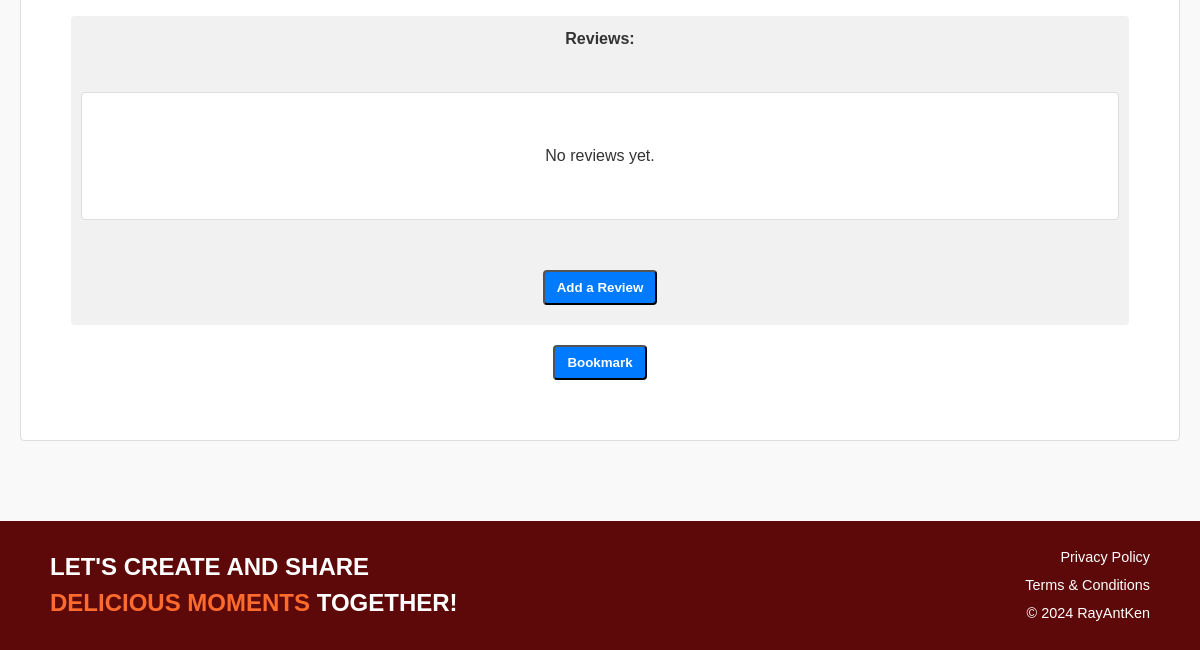
The page /recipelist (lower part) on the database as committed earlier.
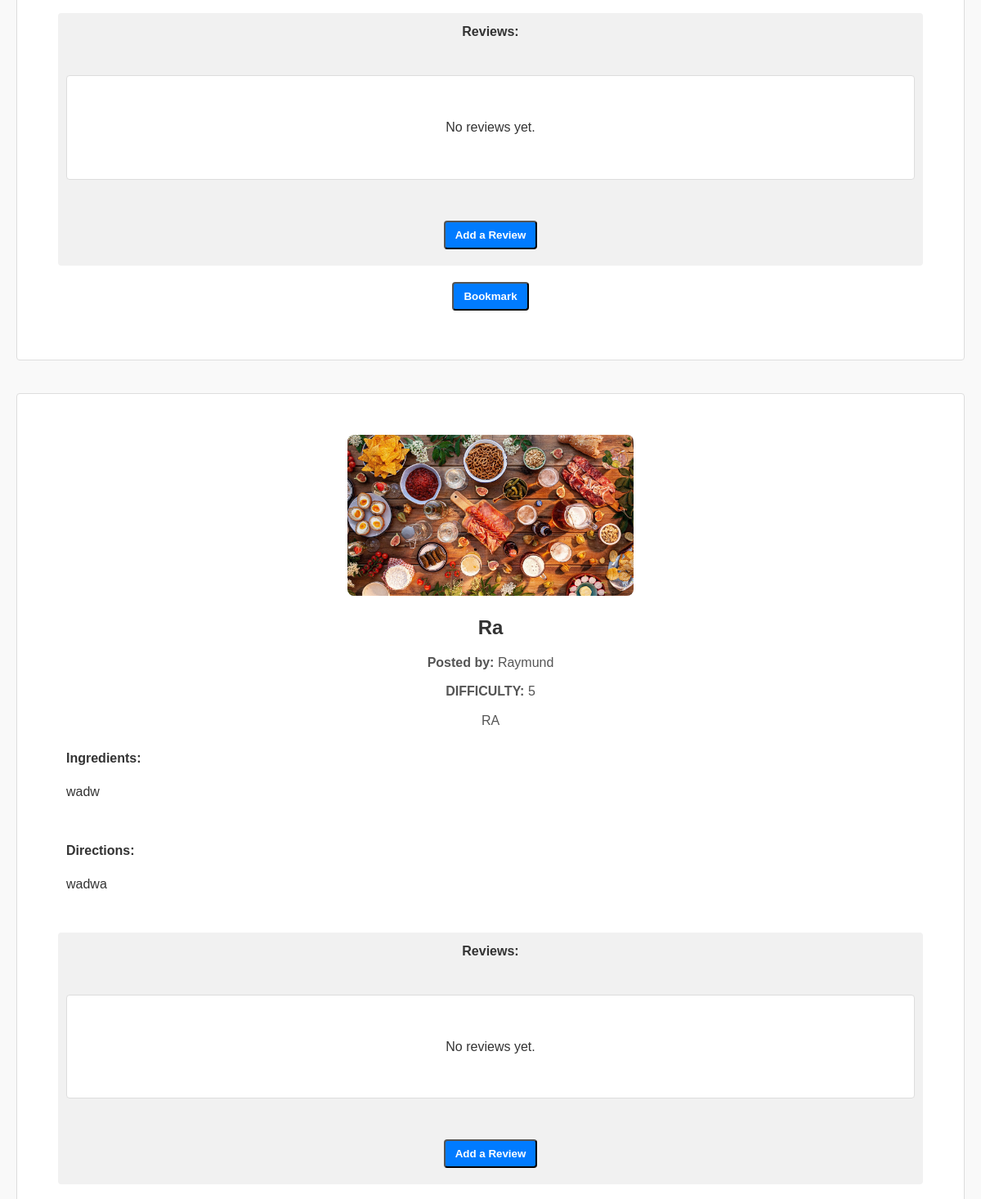
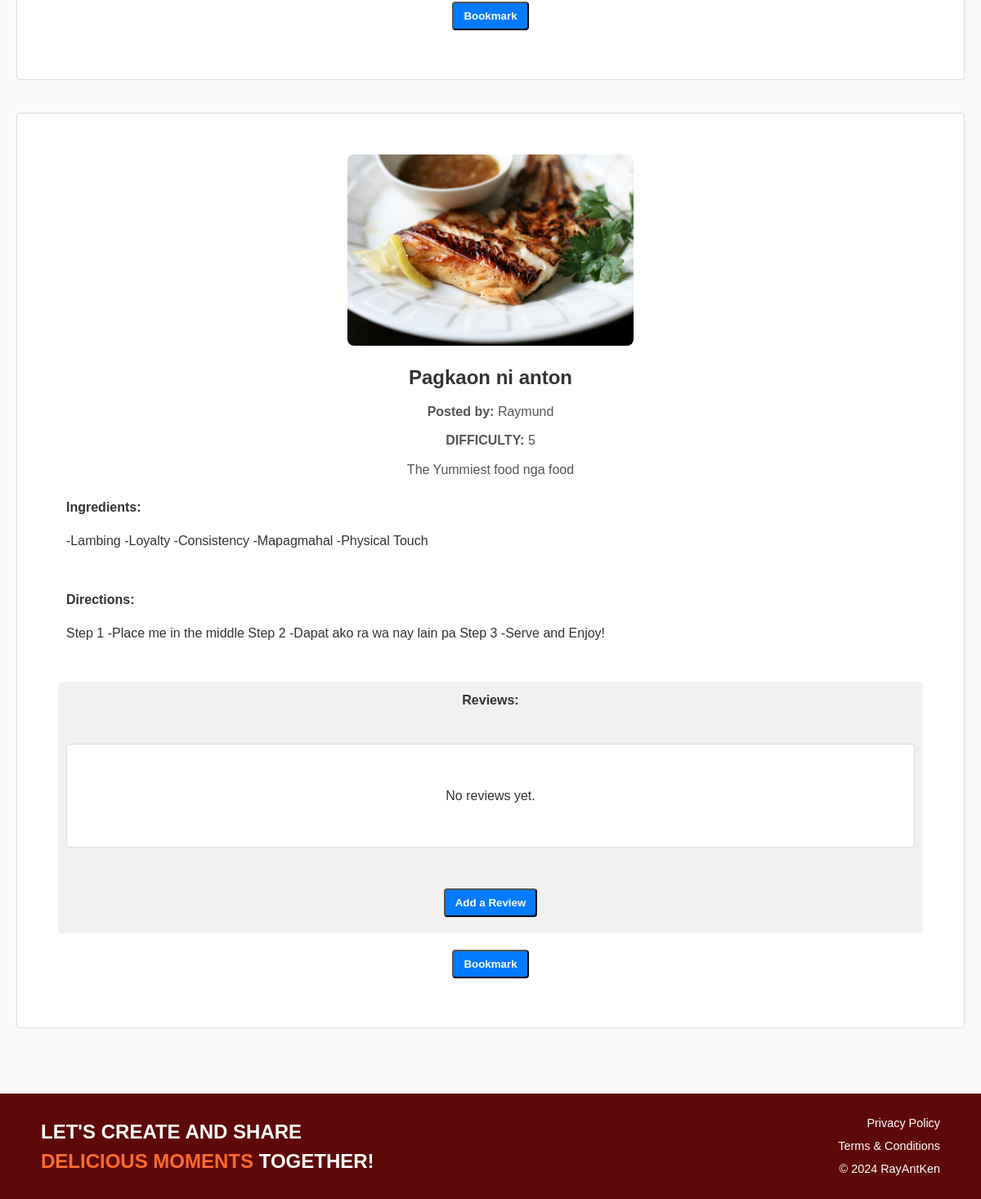
The same page on the database as committed later (2 pictures, top to bottom).
### Recipes/models.py (models this page shows, shortened)
class RecipePost(models.Model):
    title = models.CharField(max_length=200)
    user = models.ForeignKey(settings.AUTH_USER_MODEL, on_delete=models.SET_NULL, null=True, blank=True) #User, on_delete=models.CASCADE
    difficulty = models.IntegerField(validators=[MinValueValidator(1), MaxValueValidator(5)])  # Restrict to 1-5
    description = models.TextField(default='')
    category = models.CharField(max_length=50, default='Uncategorized')
    ingredients = models.TextField()
    directions = models.TextField(default='')
    image = models.ImageField(upload_to='recipe/images/', blank=True, null=True)  # Optional image field
    created_at = models.DateTimeField(auto_now=True)
    CATEGORY_CHOICES = [
        ('Comfort Food', 'Comfort Food'),
        ('International Eats', 'International Eats'),
        ('Breakfast & Brunch', 'Breakfast & Brunch'),
        ('Community Picks', 'Community Picks'),
    ]
    title = models.CharField(max_length=200)  # Recipe title
    user = models.ForeignKey(
        settings.AUTH_USER_MODEL,
        on_delete=models.SET_NULL,
        null=True,
        blank=True
    )  # Associated user, nullable and optional
    difficulty = models.IntegerField(
        validators=[MinValueValidator(1), MaxValueValidator(5)]
    )  # Difficulty level (1-5)
    description = models.TextField(default='')  # Brief description of the recipe
    category = models.CharField(
        max_length=50,
        choices=CATEGORY_CHOICES,
        default='Uncategorized'
    )  # Recipe category with predefined choices
    ingredients = models.TextField()  # Ingredients list
    directions = models.TextField(default='')  # Step-by-step directions
    image = models.ImageField(
        upload_to='recipe/images/',
        blank=True,
        null=True
    )  # Optional recipe image
    created_at = models.DateTimeField(auto_now=True)  # Timestamp of creation

### Recipes/views.py (the view)
# urls.py: path('recipelist', RecipePostListView.as_view(), name='recipe_list'),
class RecipePostListView(ListView):
    model = RecipePost
    template_name = 'recipes/recipePost_list.html'
    context_object_name = 'posts'
    def get_context_data(self, **kwargs):
        context = super().get_context_data(**kwargs)
        user = self.request.user
        if user.is_authenticated:
            bookmarked_recipes = Bookmark.objects.filter(user=user).values_list('recipe_id', flat=True)
            context['bookmarked_recipes'] = set(bookmarked_recipes)
        else:
            context['bookmarked_recipes'] = set()
        return context

### Recipes/templates/recipes/recipePost_list.html (shortened to what this page needs)
<!DOCTYPE html>
<html lang="en">
<head>
</head>
<body>
    {% include 'navbar.html' %}
    <main>
        <ul>
            {% for post in posts %}
                <li>
                    {% if post.image %}
                        <img src="{{ post.image.url }}" alt="{{ post.title }}">
                    {% endif %}
                    <p class="recipe-title">{{ post.title }}</p>
                    <p class="recipe-details"><strong>Posted by:</strong> {{ post.user.username }}</p>
                    <p class="recipe-details"><strong>DIFFICULTY:</strong> {{ post.difficulty }}</p>
                    <p class="recipe-details">{{ post.description }}</p>
                    <div class="ingredients">
                        <strong>Ingredients:</strong>
                        <p>{{ post.ingredients }}</p>
                    </div>
                    <div class="directions">
                        <strong>Directions:</strong>
                        <p>{{ post.directions }}</p>
                    </div>
                    <div id="reviews-{{ post.id }}" class="review-list">
                        <strong>Reviews:</strong>
                        <ul>
                            {% for review in post.reviews.all %}
                                <li class="review-item">
                                    <strong>{{ review.user.username }}:</strong> {{ review.text }}
                                </li>
                            {% empty %}
                                <li>No reviews yet.</li>
                            {% endfor %}
                        </ul>
                        <button class="btn btn-primary" onclick="toggleReviewForm({{ post.id }})">Add a Review</button>
                    </div>
                    <div class="bookmark-section">
                        {% if post.id in bookmarked_recipes %}
                            <form method="post" action="{% url 'remove_bookmark' post.id %}">
                                {% csrf_token %}
                                <button type="submit" class="btn btn-danger">Unbookmark</button>
                            </form>
                        {% else %}
                            <form method="post" action="{% url 'add_bookmark' post.id %}">
                                <button type="submit" class="btn btn-primary">Bookmark</button>
                            </form>
                        {% endif %}
                    </div>
                </li>
            {% empty %}
                <li>No recipes available.</li>
            {% endfor %}
        </ul>
    </main>
    <footer>
        {% include 'footer.html' %}
    </footer>
</body>
</html>

Rows that differ between the two databases and show on the page:
added RecipePost: image (picture), title "Ra", user.username "Raymund", difficulty "5", description "RA", ingredients "wadw", directions "wadwa", shows "Bookmark"
added RecipePost: image (picture), title "Pagkaon ni anton", user.username "Raymund", difficulty "5", description "The Yummiest food nga food", ingredients "-Lambing -Loyalty -Consistency -Mapagmahal -Physical Touch", directions "Step 1 -Place me in the middle Step 2 -Dapat ako ra wa nay lain pa Step 3 -Serve and Enjoy!", shows "Bookmark"
